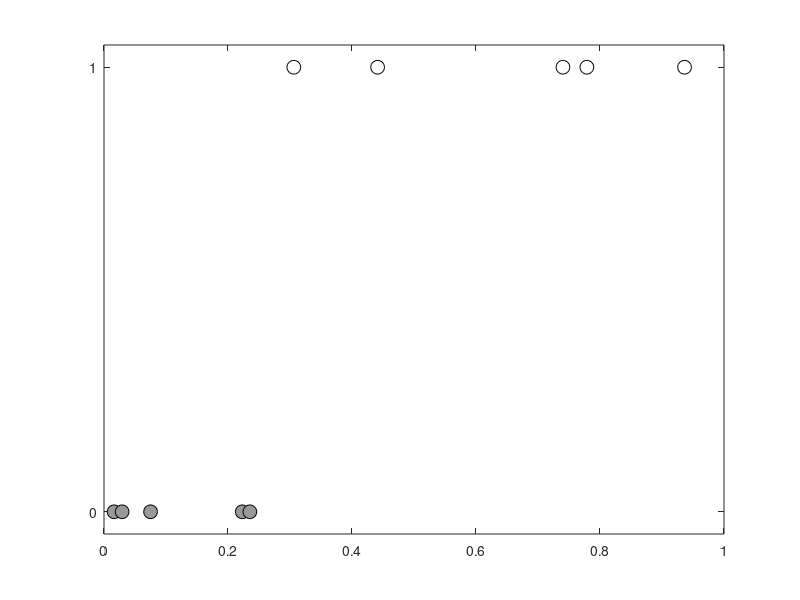
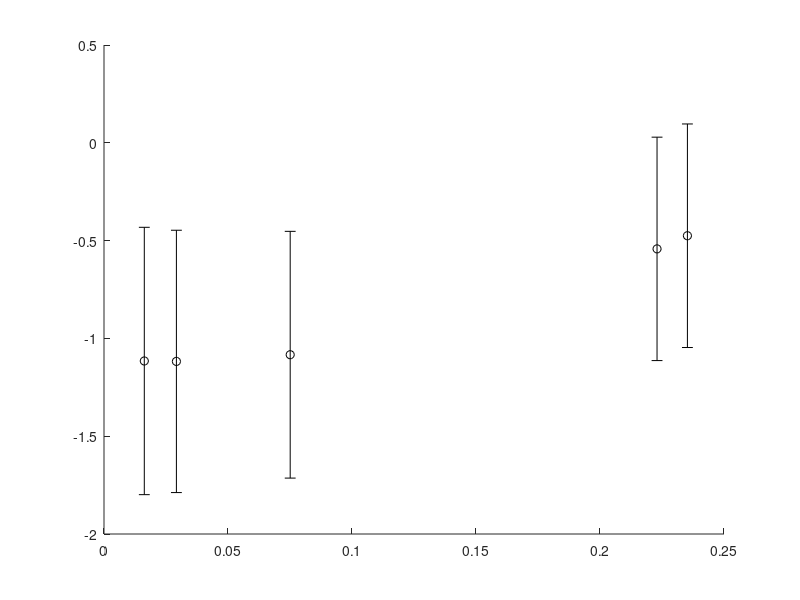

The MATLAB source for these figures, in order: (Note: this script raises an error after producing the figures.)
%% gibbs_gp_class.m
% Using gibbs sampling for binary GP classification
% Gaussian
%
% From A First Course in Machine Learning
% Simon Rogers, August 2016 [simon.rogers@glasgow.ac.uk]
%
clear all;close all;

%% Generate a dataset
rng(222)
x = sort(rand(10,1));
N = length(x);
t = [repmat(0,5,1);repmat(1,5,1)];
%% Plot the data
figure(1);hold off
pos = find(t==0);
plot(x(pos),t(pos),'ko','markerfacecolor',[0.6 0.6 0.6],'markersize',10);
hold on
pos = find(t==1);
plot(x(pos),t(pos),'ko','markerfacecolor',[1 1 1],'markersize',10);
xlim([0 1]);
ylim([-0.05 1.05]);
set(gca,'ytick',[0 1])

%% Define a test set for visualisation
testx = [0:0.01:1]';
Ntest = length(testx);
% Set the number of Gibbs samples to draw
S = 10000;
% Initialise the auxiliary variables, y
y = randn(size(x));
y(t==0) = y(t==0) - 2;
y(t==1) = y(t==1) + 2;

% Objects to store the sampled values
allF = zeros(S,N);
allT = zeros(S,Ntest);
allFstar = zeros(S,Ntest);
trainTall = zeros(S,N);

%% Set the hyperparameters and create the covariance matrices
gamma = 10.0;
alpha = 1;
C = zeros(N);
R = zeros(N,Ntest);
for n = 1:N
    for m = 1:N
        C(n,m) = alpha*exp(-gamma*(x(n)-x(m))^2);
    end
    for m = 1:Ntest
        R(n,m) = alpha*exp(-gamma*(x(n) - testx(m))^2);
    end
end

%% Main sampling loop

sif = inv(inv(C) + eye(N));
Ci = inv(C);
% Loop over the number of desired samples
for s = 1:S
    
    % Update f
    f = mvnrnd(sif*y,sif);
    allF(s,:) = f;
    
    % update y (using rejection sampling)
    for n = 1:N
        finished = 0;
        while ~finished
            y(n) = randn + f(n);
            if y(n)*(2*t(n)-1) > 0
                finished = 1;
            end
        end
    end
    
    % Sample a predictive function f^*
    f_star_mu = R'*Ci*f';
    f_star_ss = alpha - diag(R'*(C\R));
    
    % Look out for -ve values caused by 
    
    f_star = randn(Ntest,1).*sqrt(f_star_ss) + f_star_mu;
    allFstar(s,:) = f_star';
    
    % Use this to make (and store) some predictions
    y_star = randn(Ntest,1) + f_star;
    allT(s,:) = (y_star>0)';
    
    tempy = randn(N,1) + f';
    trainTall(s,:) = (tempy>0)';
    
end
%% Plot the posterior f values
figure();
hold off
pos = find(t==0);
errorbar(x(pos),mean(allF(:,pos)),std(allF(:,pos)),'ko','linewidth',2,'markerfacecolor',[0.6 0.6 0.6],'markersize',10)
hold on
pos = find(t==1);
errorbar(x(pos),mean(allF(:,pos)),std(allF(:,pos)),'ko','linewidth',2,'markerfacecolor',[1 1 1],'markersize',10)
xlim([0 1])
yl = ylim;
xl = xlim;

%% Plot 10 randomly selected samples of f from the posterior
nplot = 10;
order = randperm(S);
figure();
hold off
plot(testx,allFstar(order(1:nplot),:),'k','color',[0.6 0.6 0.6])
hold on
% Add the mean and std to the plot
plot(testx,mean(allFstar),'k','linewidth',2)
plot(testx,mean(allFstar)+std(allFstar),'k--','linewidth',2)
plot(testx,mean(allFstar)-std(allFstar),'k--','linewidth',2)
pos = find(t==0);
errorbar(x(pos),mean(allF(:,pos)),std(allF(:,pos)),'ko','linewidth',2,'markerfacecolor',[0.6 0.6 0.6],'markersize',10)
pos = find(t==1);
errorbar(x(pos),mean(allF(:,pos)),std(allF(:,pos)),'ko','linewidth',2,'markerfacecolor',[1 1 1],'markersize',10)
xlim(xl);
ylim(yl);


%% Plot the mean predictive probabilities
figure();
hold off
plot(testx,mean(allT),'k')
hold on
traint = mean(trainTall,1);
pos = find(t==0);
plot(x(pos),traint(pos),'ko','markerfacecolor',[0.6 0.6 0.6],'markersize',10);
pos = find(t==1);
plot(x(pos),traint(pos),'ko','markerfacecolor',[1 1 1],'markersize',10);
